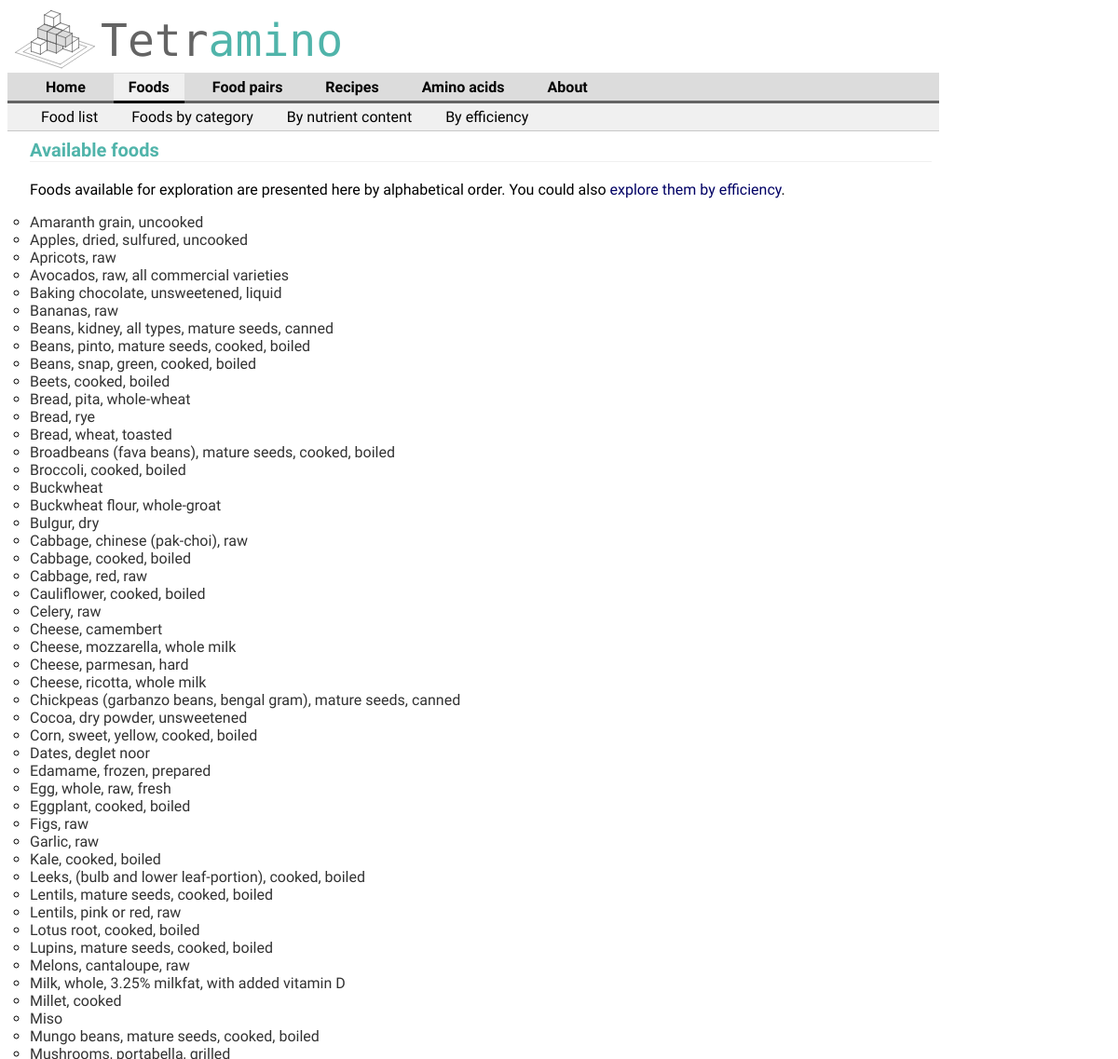
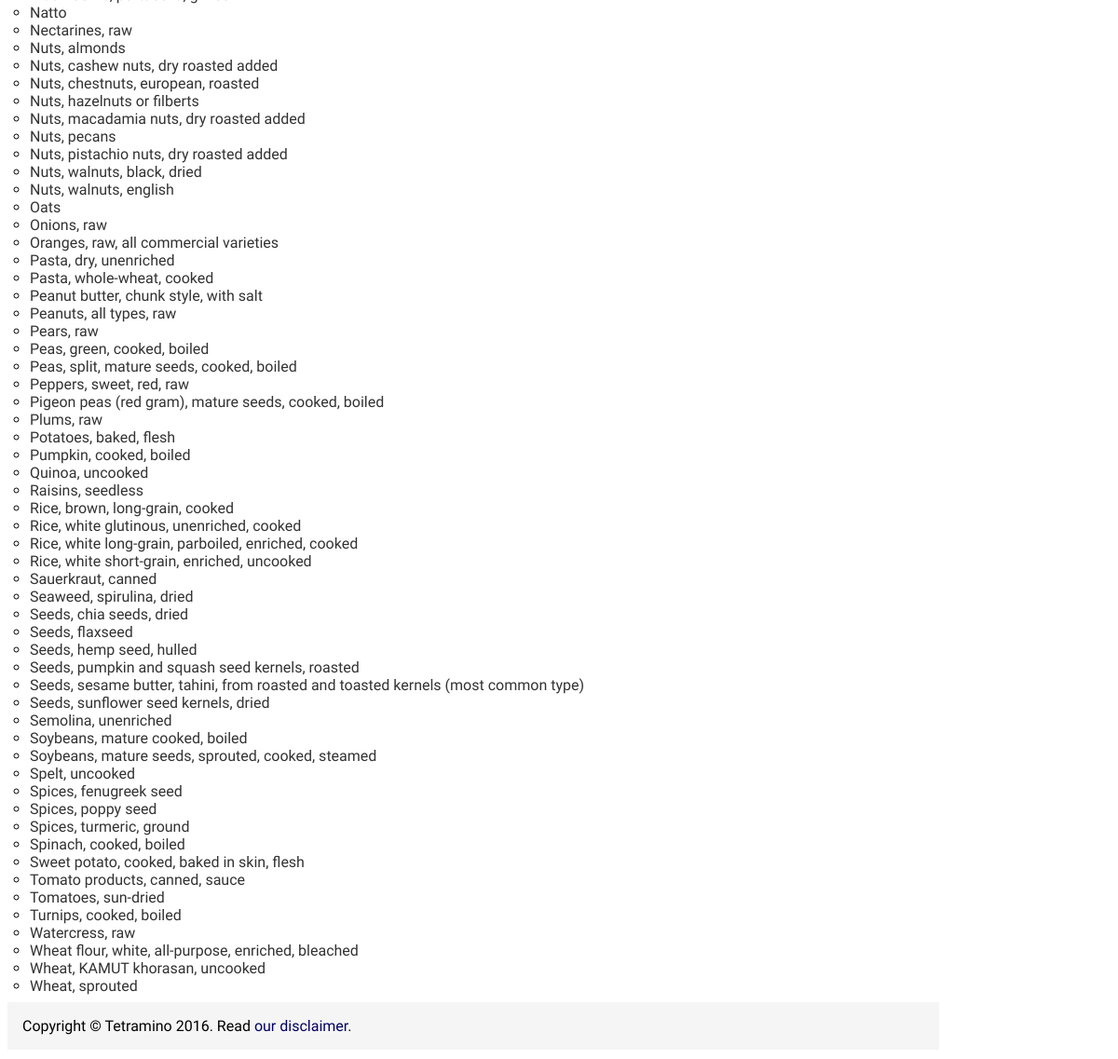
Page /list-foods/ on the earlier database version (2 pictures, top to bottom).
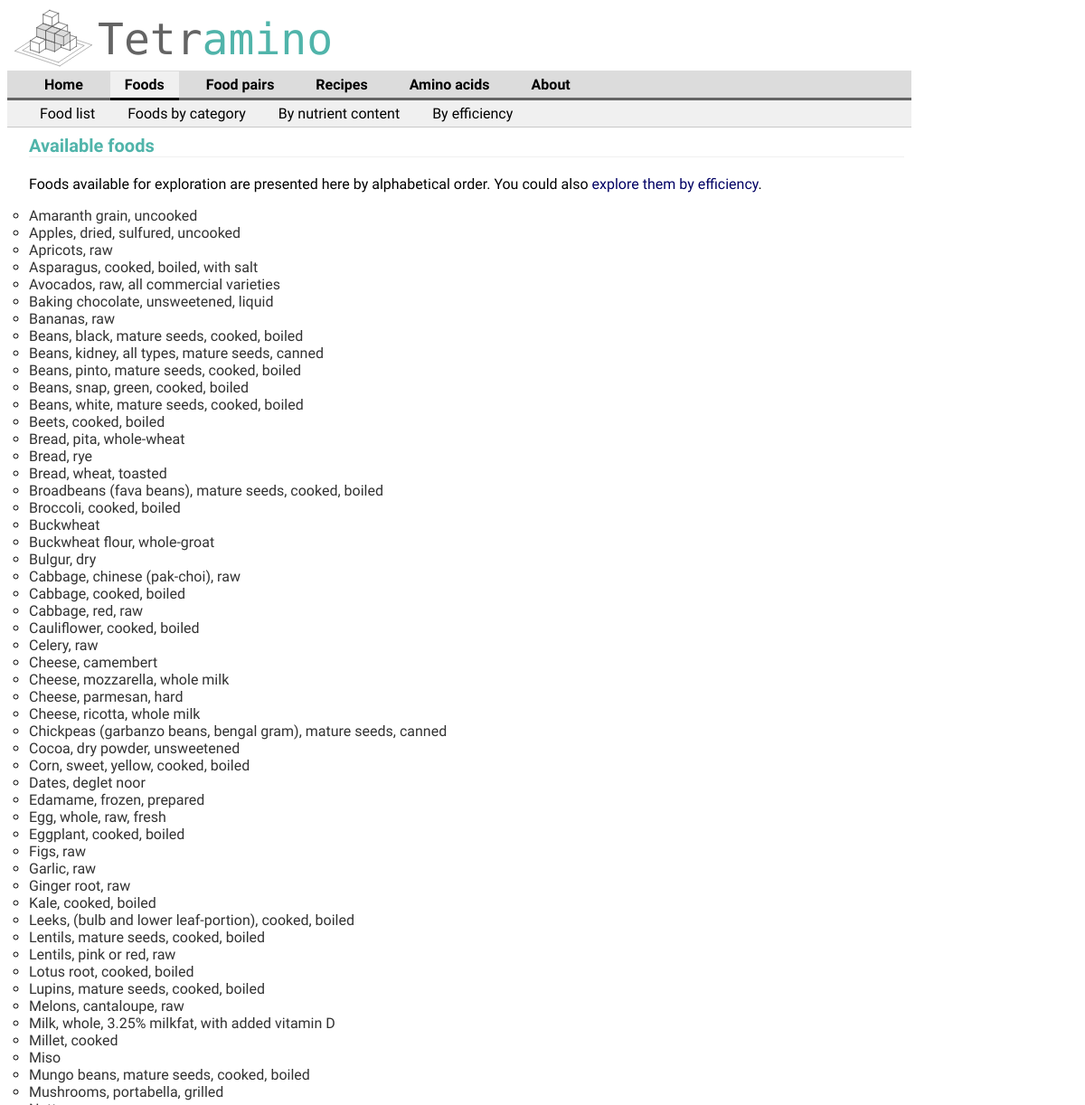
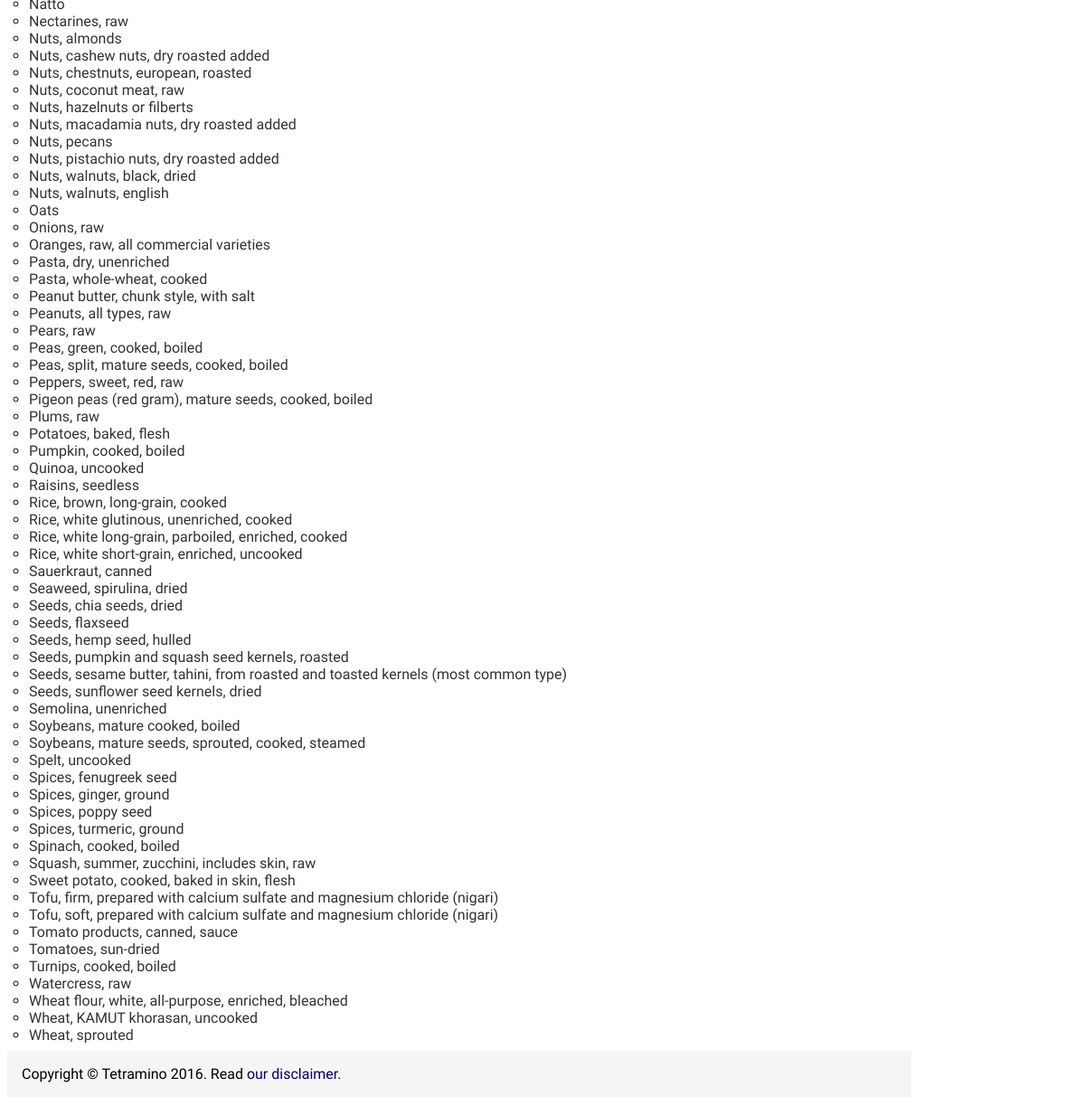
Same page on the later database version (2 pictures, top to bottom).
### aminoApp/models.py (models this page shows, shortened)
class Food(models.Model):
    food_name = models.CharField(max_length=200)
    pub_date = models.DateTimeField('date added', null=True, blank=True,auto_now_add=True) #models.DateTimeField('date published',null=timezone.now())
    food_category = models.IntegerField(null=True)
    food_dbid = models.IntegerField(default=0)
    nutritional_value = models.ForeignKey('NutritionalValue', on_delete=models.CASCADE,null=True)
    efficiency = models.FloatField(null=True)
    food_description = models.TextField(null=True, blank=True)
    picture_file = models.CharField(max_length=200, null=True, blank=True)
    def getNameWithoutSaltInfo(self):
        unneededInfo = [', without salt',', solids and liquids',', drained']
        foodName = self.food_name
        for unneededStr in unneededInfo:
            foodName = foodName.replace(unneededStr,'')
        return foodName
    class Meta:
        ordering = ['food_name']

### aminoApp/views.py (the view)
# urls.py: url(r'^list-foods/', views.showFoodList, name='foodList'),
def showFoodList(request):
    foodList= Food.objects.order_by('food_name') #('-pub_date')[:25]
    context = {'foodList': foodList}
    return render(request, 'aminoApp/foodList.html', context)

### aminoApp/templates/aminoApp/foodList.html (shortened to what this page needs)
{% extends "aminoApp/baseFoods.html" %}
{% block content %}
<h1>Available foods</h1>
<p>
Foods available for exploration are presented here by alphabetical order.
You could also <a href="/listFoodsByEfficiency/">explore them by efficiency</a>.
</p>
    {% if foodList %}
        <ul>
        {% for food in foodList %}
            <li><a href="/showFood/{{food.food_dbid}}/">{{ food.getNameWithoutSaltInfo }}</a></li>
        {% endfor %}
        </ul>
    {% else %}
        <p>No foods are available.</p>
    {% endif %}
{% endblock %}

Differences in the rows shown:
added Food: getNameWithoutSaltInfo "Asparagus, cooked, boiled, with salt"
added Food: getNameWithoutSaltInfo "Beans, black, mature seeds, cooked, boiled"
added Food: getNameWithoutSaltInfo "Beans, white, mature seeds, cooked, boiled"
added Food: getNameWithoutSaltInfo "Ginger root, raw"
added Food: getNameWithoutSaltInfo "Nuts, coconut meat, raw"
added Food: getNameWithoutSaltInfo "Spices, ginger, ground"
added Food: getNameWithoutSaltInfo "Squash, summer, zucchini, includes skin, raw"
added Food: getNameWithoutSaltInfo "Tofu, firm, prepared with calcium sulfate and magnesium chloride (nigari)"
added Food: getNameWithoutSaltInfo "Tofu, soft, prepared with calcium sulfate and magnesium chloride (nigari)"
